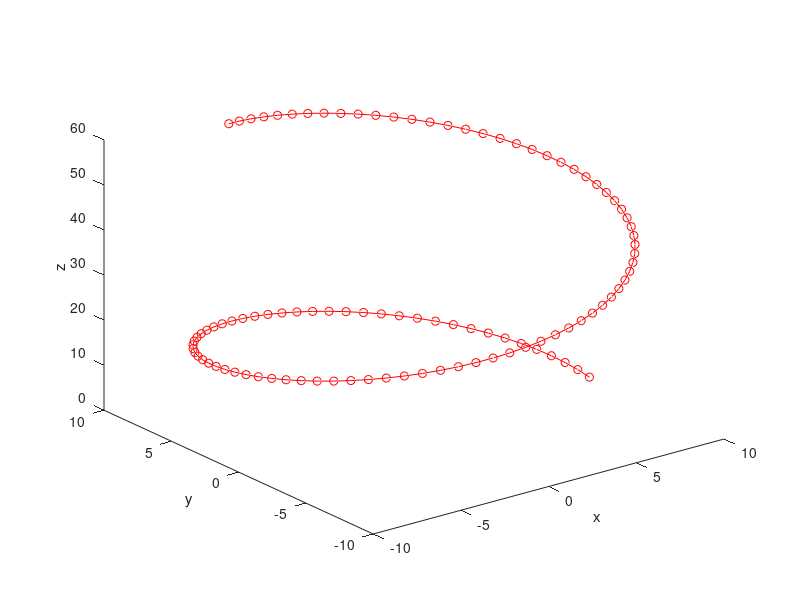
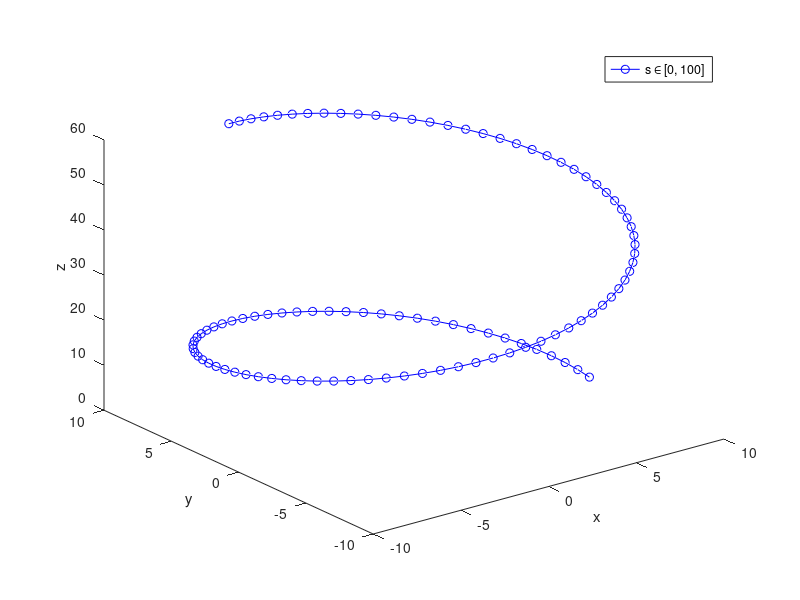

Source code (MATLAB) for these figures, in order:

% -- plot the helix using samples and true velocity, acceleration,
% curvature, and torsion --
clc; clear all; close all;

% -- define parameters --
a = 10;
b = 7;
start_pt = 20;
end_pt = 60;

% -- circular helix in terms of arc length s --
s = 0:100;
sqrt_ab = sqrt(a^2+b^2);
t = s / sqrt_ab;
init_r = zeros(size(s,2), 3);
r = zeros(size(s,2), 3);
vel = zeros(size(s,2), 3);
sped = zeros(size(s,2), 1);
acc = zeros(size(s,2), 3);
a0 = zeros(size(s,2), 3);
mag_acc = zeros(size(s,2), 1);
curv = zeros(size(s,2), 1);
tors = zeros(size(s,2), 1);

% -- positions --
init_r(:,1) = a*cos(s(1,:) / sqrt_ab);
init_r(:,2) = a*sin(s(1,:) / sqrt_ab);
init_r(:,3) = b*s(1,:)/sqrt_ab;

% -- add perturbations to the positions --
bnd_upper = 0.05;
bnd_lower = -0.05;
rng('default');

%noise_sigma = 0.05;
noise_sigma = 0;
r(:,1) = init_r(:,1) + noise_sigma*randn(size(init_r(:,1), 1),1) + 0;
r(:,2) = init_r(:,2) + noise_sigma*randn(size(init_r(:,2), 1),1) + 0;
r(:,3) = init_r(:,3) + noise_sigma*randn(size(init_r(:,3), 1),1) + 0;

% -- velocity --
vel(:,1) = -a*sin(t(1,:));
vel(:,2) = a*cos(t(1,:));
vel(:,3) = b;
for i = 1:size(vel, 1)
    sped(i, 1) = norm(vel(i,:));    % -- CORRECT! --
end

% -- acceleration --
% -- acceleration is the change of speed over time --
for i = 1:size(vel, 1)
    if i == 1
        a0(i,1) = 0;
    else
        a0(i,1) = (sped(i,1) - sped(i-1,1))/(t(1,i)-t(1,i-1));
    end
end

% -- acceleration in each direction --
acc(:,1) = -a*cos(t(1,:));
acc(:,2) = -a*sin(t(1,:));
acc(:,3) = 0;
for i = 1:size(acc, 1)
    mag_acc(i, 1) = norm(acc(i,:));
end

% -- derivative of acceleration --
acc_prime(:,1) = a*sin(t(1,:));
acc_prime(:,2) = -a*cos(t(1,:));
acc_prime(:,3) = 0;
for i = 1:size(acc, 1)
    mag_acc_prime(i, 1) = norm(acc_prime(i,:));
end

% -- curvature --
curv(:,1) = mag_acc(:,1) ./ (a^2 + b^2);

% -- torsion --
tors(:,1) = b / (a^2 + b^2);


% ====================================================================================
% -- construt the model for C(s) --
% -- redefining notations --
k_0 = curv;
tau_0 = tors;

omega_0 = zeros(size(curv));
for i = 1:size(curv, 1)
    omega_0(i,1) = sqrt(k_0(i,1)^2 + tau_0(i,1)^2);
end

estimated_s = zeros(size(s,2), 1);
for i = 1:size(s,2)
    estimated_s(i,1) = s(1,1) + sped(i,1)*t(1,i) + 0.5*acc(i, 1)*t(1,i)^2;
end

% -- first-order approximation --
% -- initial T, N, B when s = 0 --
T_0 = [0, a/sqrt_ab, b/sqrt_ab];
N_0 = [-1, 0, 0];
B_0 = cross(T_0, N_0);

C = zeros(3, size(s, 2));
for i = 1:size(s,2)
    ds = s(1,1) + sped(i,1)*t(1,i) + a0(i,1)*0.5*(t(1,i)^2);% + cg_mag_trip*(s(1,i)^3)/6;
    %ds = s(1,i);
    C_1 = [(tau_0(i,1)/omega_0(i,1))^2*ds + (k_0(i,1)^2/omega_0(i,1)^3)*sin(omega_0(i,1)*ds); ...
           (k_0(i,1)/(omega_0(i,1)^2))*(1-cos(omega_0(i,1)*ds)); ...
           (k_0(i,1)*tau_0(i,1)/omega_0(i,1)^2)*ds - (k_0(i,1)*tau_0(i,1)/omega_0(i,1)^3)*sin(omega_0(i,1)*ds)];
    
    C(:, i) = r(1,:)' + C_1(1,1)*T_0' + C_1(2,1)*N_0' + C_1(3,1)*B_0';
end
figure;
plot3(C(1,:), C(2,:), C(3,:), 'ro-');
xlabel('x');
ylabel('y');
zlabel('z');
set(gcf,'color','w');
% ====================================================================================
% -- plot the circular helix trajectory --
figure;
plot3(r(:,1), r(:,2), r(:,3), 'bo-', 'DisplayName', 's \in [0, 100]');
legend;
xlabel('x');
ylabel('y');
zlabel('z');
set(gcf,'color','w');

% ======================================================================================

